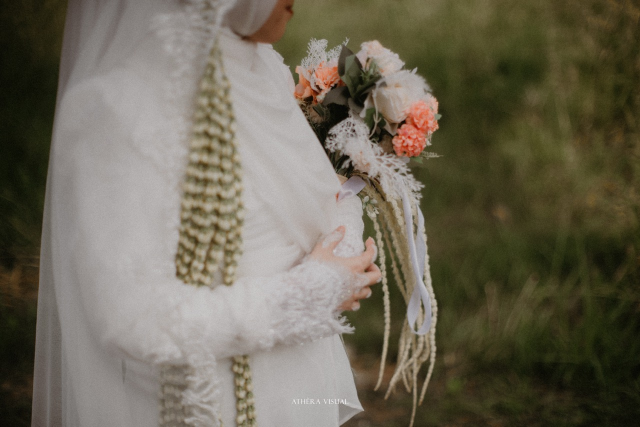
#> input picture photos/LUT_6474 Large.jpeg, 1280 x 854 px (shown at 1/2 size); its folder holds 4 pictures in this run
$ python resize-photos.py
#> lines starting #> are read from the running program, lines starting #| are printed output that depends on the picture
#!/usr/bin/env python3
"""
Resize & compress semua foto di folder photos/
- Max width: 1200px
- Max size: ~300KB
- Format: JPEG (kualitas 85)
"""
import os
import sys
from pathlib import Path

try:
    from PIL import Image
except ImportError:
    print("Installing Pillow...")
    os.system("pip3 install Pillow -q")
    from PIL import Image

PHOTOS_DIR = Path(__file__).parent / "photos"
MAX_WIDTH = 1200
MAX_SIZE_KB = 300
QUALITY = 85

def resize_photo(filepath):
    img = Image.open(filepath)
#> img is the input picture: PIL image 1280x854 RGB; mean R, G, B 109.3, 103.3, 87.3

    # Convert RGBA to RGB
    if img.mode in ('RGBA', 'P'):
        img = img.convert('RGB')

    # Resize if wider than max
    if img.width > MAX_WIDTH:
        ratio = MAX_WIDTH / img.width
#> ratio = 0.938
        new_size = (MAX_WIDTH, int(img.height * ratio))
#> new_size = (1200, 800)
        img = img.resize(new_size, Image.LANCZOS)
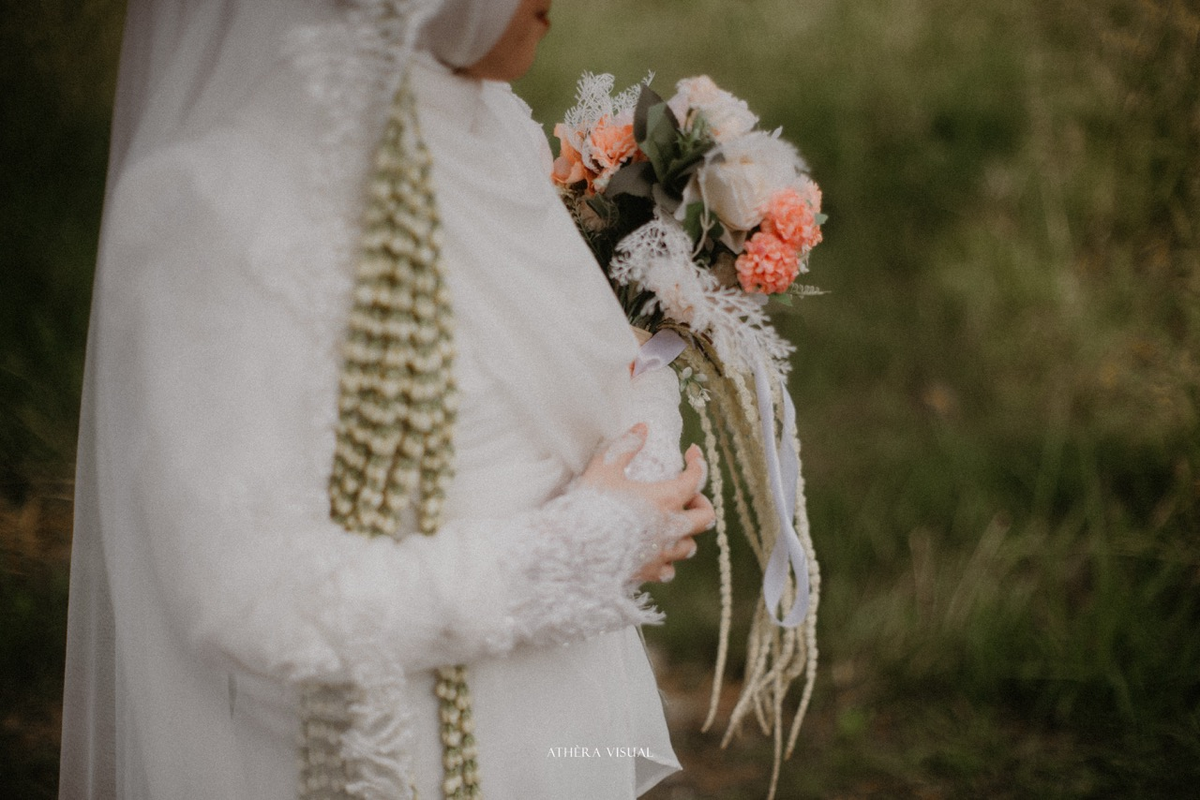
#> img: PIL image 1200x800 RGB; mean R, G, B 109.3, 103.3, 87.3
        print(f"  Resized to {new_size[0]}x{new_size[1]}")
#|   Resized to 1200x800
#> pass 3 of the loop in main, `for photo in photos:`:
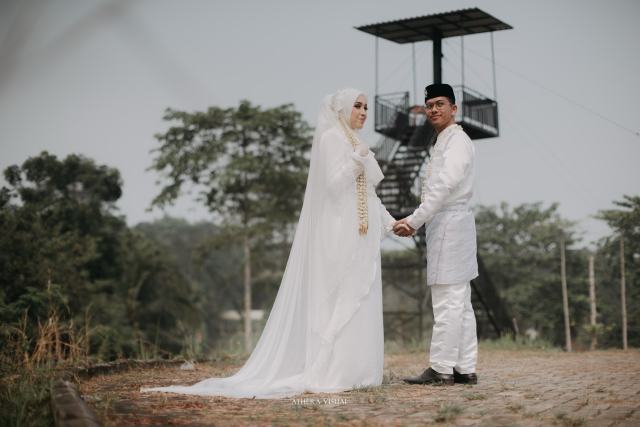
#> input picture photos/LUT_7306 Large.jpeg, 1280 x 854 px (shown at 1/2 size)
#> in resize_photo, img is the input picture: PIL image 1280x854 RGB; mean R, G, B 132.2, 130.2, 124.8
#> in resize_photo (call 3), `img = img.resize(new_size, Image.LANCZOS)`:
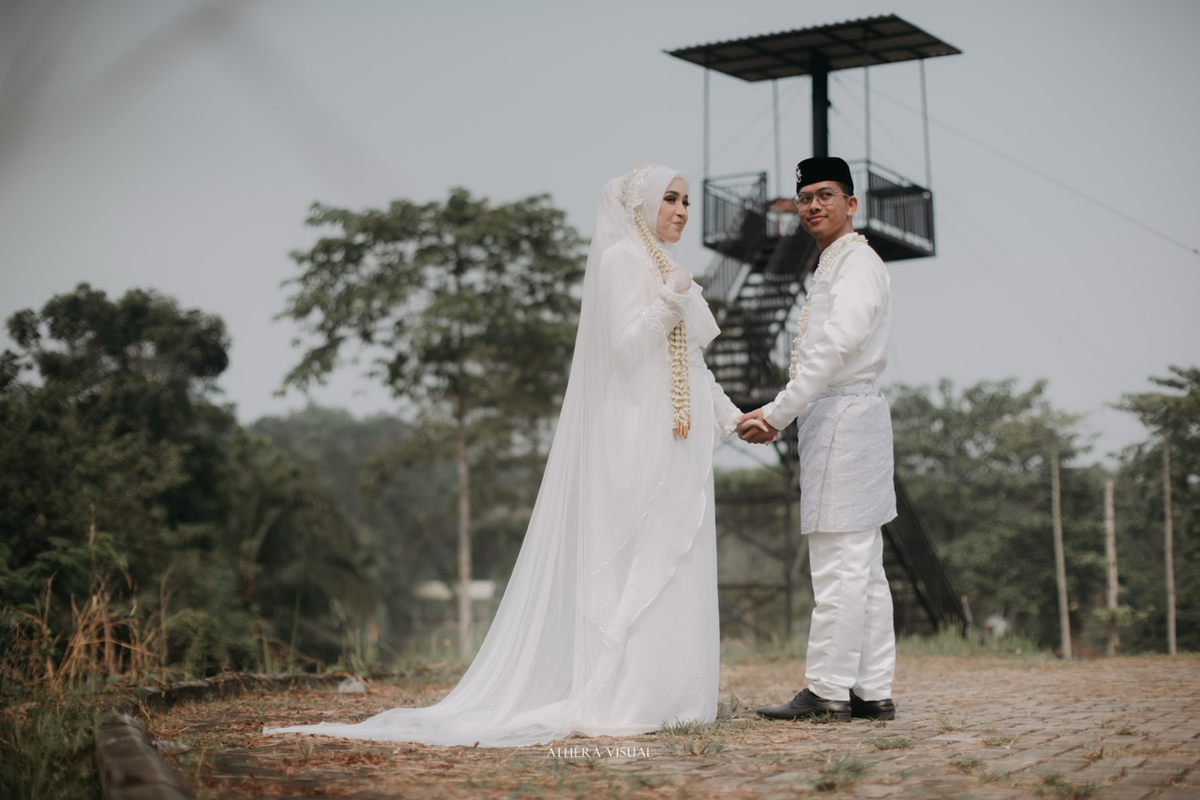
#> img: PIL image 1200x800 RGB; mean R, G, B 132.2, 130.2, 124.8
#|   Resized to 1200x800
#> the loop made 4 passes; the first 3 are shown

    # Save with compression
    output = filepath.with_suffix('.jpg')
    img.save(output, 'JPEG', quality=QUALITY, optimize=True)

    # Check file size
    size_kb = output.stat().st_size / 1024
    if size_kb > MAX_SIZE_KB:
        # Reduce quality until under limit
        q = QUALITY
        while q > 30 and size_kb > MAX_SIZE_KB:
            q -= 5
            img.save(output, 'JPEG', quality=q, optimize=True)
            size_kb = output.stat().st_size / 1024
        print(f"  Compressed to {size_kb:.0f}KB (quality={q})")
    else:
        print(f"  Output: {size_kb:.0f}KB")

    return output

def main():
    if not PHOTOS_DIR.exists():
        print("❌ Folder photos/ tidak ditemukan!")
        return

    extensions = {'.jpg', '.jpeg', '.png', '.webp', '.bmp', '.tiff'}
    photos = [f for f in PHOTOS_DIR.iterdir()
              if f.suffix.lower() in extensions and f.name != 'README.txt']

    if not photos:
        print("❌ Tidak ada foto di folder photos/")
        print("   Taruh foto dulu, lalu jalankan script ini lagi.")
        return

    print(f"📸 Ditemukan {len(photos)} foto\n")

    for photo in photos:
        print(f"Processing: {photo.name}")
        try:
            result = resize_photo(photo)
            # Remove original if different format
            if result != photo and photo.suffix.lower() not in {'.jpg', '.jpeg'}:
                photo.unlink()
                print(f"  Removed original: {photo.name}")
        except Exception as e:
            print(f"  ❌ Error: {e}")

    print(f"\n✅ Selesai! Foto siap di folder photos/")

if __name__ == '__main__':
    main()
